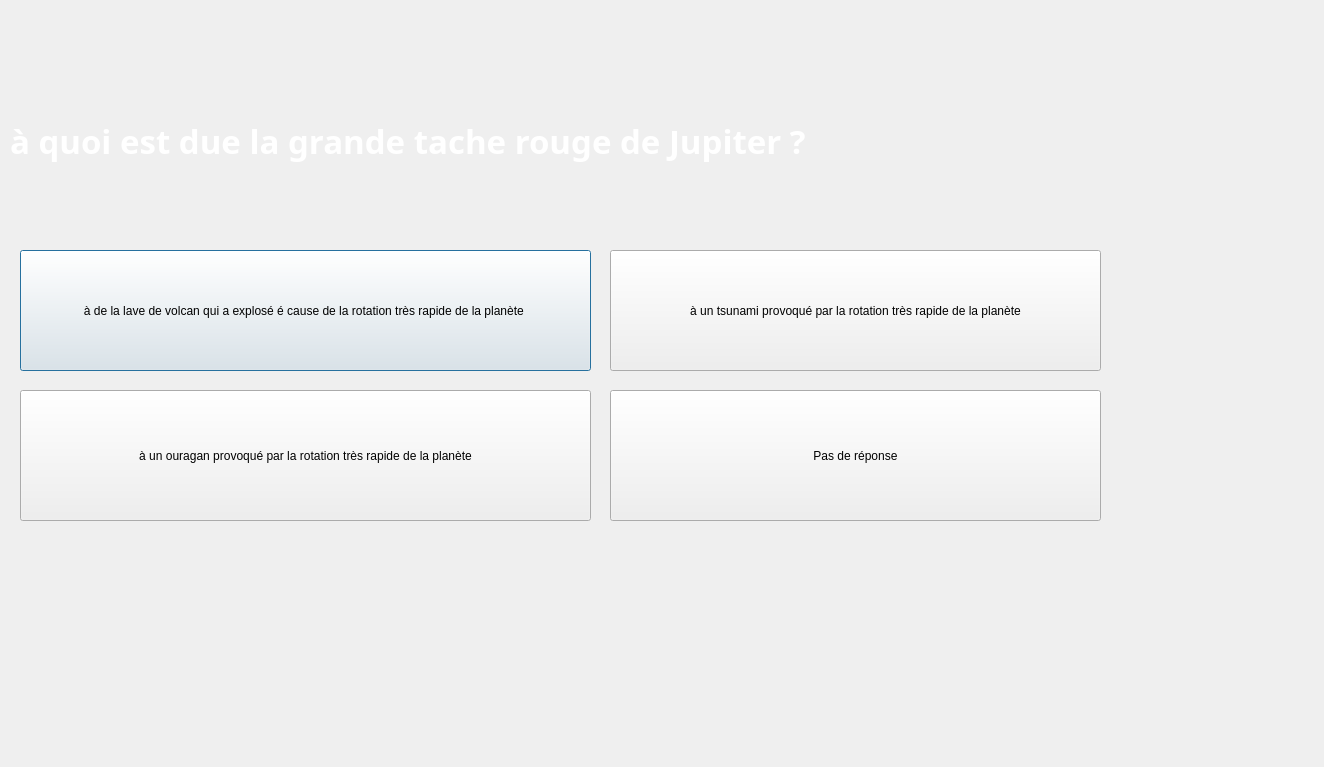
<?xml version="1.0" encoding="UTF-8"?>
<ui version="4.0">
 <class>Dialog14</class>
 <widget class="QDialog" name="Dialog14">
  <property name="geometry">
   <rect>
    <x>0</x>
    <y>0</y>
    <width>1324</width>
    <height>767</height>
   </rect>
  </property>
  <property name="windowTitle">
   <string>Dialog</string>
  </property>
  <widget class="QLabel" name="label">
   <property name="geometry">
    <rect>
     <x>10</x>
     <y>100</y>
     <width>1151</width>
     <height>81</height>
    </rect>
   </property>
   <property name="font">
    <font>
     <family>Segoe Script</family>
     <pointsize>25</pointsize>
     <italic>false</italic>
     <bold>true</bold>
    </font>
   </property>
   <property name="styleSheet">
    <string notr="true">font: 700 25pt &quot;Segoe Script&quot;;
color: rgb(255, 255, 255);</string>
   </property>
   <property name="text">
    <string>à quoi est due la grande tache rouge de Jupiter ?</string>
   </property>
  </widget>
  <widget class="QPushButton" name="pushButton">
   <property name="geometry">
    <rect>
     <x>20</x>
     <y>250</y>
     <width>571</width>
     <height>121</height>
    </rect>
   </property>
   <property name="text">
    <string>à de la lave de volcan qui a explosé é cause de la rotation très rapide de la planète </string>
   </property>
  </widget>
  <widget class="QPushButton" name="pushButton_2">
   <property name="geometry">
    <rect>
     <x>610</x>
     <y>250</y>
     <width>491</width>
     <height>121</height>
    </rect>
   </property>
   <property name="text">
    <string>à un tsunami provoqué par la rotation très rapide de la planète</string>
   </property>
  </widget>
  <widget class="QPushButton" name="pushButton_3">
   <property name="geometry">
    <rect>
     <x>20</x>
     <y>390</y>
     <width>571</width>
     <height>131</height>
    </rect>
   </property>
   <property name="text">
    <string>à un ouragan provoqué par la rotation très rapide de la planète</string>
   </property>
  </widget>
  <widget class="QPushButton" name="pushButton_4">
   <property name="geometry">
    <rect>
     <x>610</x>
     <y>390</y>
     <width>491</width>
     <height>131</height>
    </rect>
   </property>
   <property name="text">
    <string>Pas de réponse</string>
   </property>
  </widget>
 </widget>
 <resources/>
 <connections/>
</ui>
